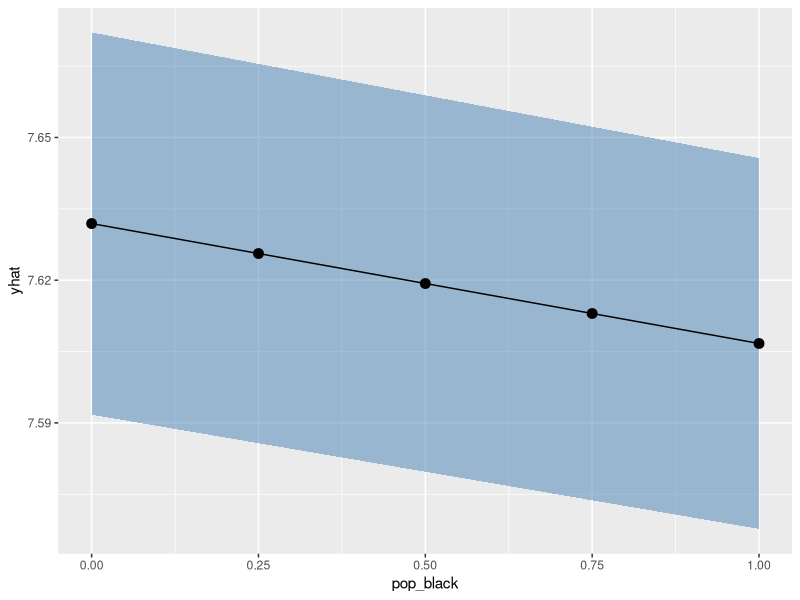

The R source for this figure:
# L/L1_code.R
# Prediction

# We're going to try to predict food deserts

# Scientists, engineers, policy analysts, and coders often
# have vitally important findings to convey to key decision-makers, 
# but it can be very difficult to convey that information quickly, 
# concisely, and in a visually appealing way. 

# Instead of telling policymakers about our beta-coefficients, 
# what if we could show them what our model predicts instead? 
# Exactly how many more lives can we affect, dollars can we earn, 
# emissions can we cut, if we adopt policy A instead of B, 
# or increase our level of spending by $1000? 

# We can answer these kinds of questions using statistical simulation.

# Background #############################

# This tutorial introduces statistical simulation using the example of
# the Food Environment Index from the 
# University of Wisconsin’s County Health Rankings, 
# which measures access to healthy foods in each county. 

# Food Environment Index:
# An Index of factors that contribute to a healthy food environment, 
# from 0 (worst) to 10 (best).

# Read more about the food environment index here!
# https://www.countyhealthrankings.org/health-data/health-factors/health-behaviors/diet-and-exercise/food-environment-index?year=2024

# Using just a few covariates, we estimate the relationship 
# between key demographic traits and access to healthy foods. 
# This workshop highlights how racial and ethnic minorities groups 
# face systemic barriers to health, like “food deserts”, 
# which describe when our cities’ urban planning has
# sited grocery stores and food infrastructure 
# far away from certain communities -
# often communities of color and low-income communities.
# But can we show these trends with data?


# 0. Getting Started ###############################

# Load Packages
library(dplyr)
library(readr)
library(broom)
library(ggplot2)

# Load data - county outcomes and traits in 2019
counties = read_csv("L/food_deserts.csv")

counties %>% glimpse()

# Estimate a model predicting the food environment index,
# based on the share of Black residents, share of Hispanic/Latino residents,
# population, median income, and share of Democrats in 2016
m = counties %>%
  lm(formula = food_env_index ~ pop_black + pop_hisplat + pop + median_income) 


# Let's get a set of hypothetical x values for which to simulate y
# We'll get the medians, but we'll vary the percentage of black residents from 0 to 100%
x = counties %>%
  reframe(
    intercept = 1,
    pop_black = c(0, 0.25, 0.50, 0.75, 1),
    pop_hisplat = median(pop_hisplat),
    pop = median(pop),
    median_income = median(median_income) )
# View
x

# 1. Prediction #######################################

# First, we'll try a prediction using the build-in functions.

# Generate predictions and return standard errors for each prediction,
p = predict(m, newdata = x, se.fit = TRUE)

# View list output
p

# Make a data.frame of predicted values, 
# by appending on the 'fitted' (predicted) values 
# and the standard errors for each prediction.
qis1 = x %>%  mutate(yhat = p$fit, se = p$se.fit)

# Add lower and upper confidence intervals,
# using the z-value for a 97.5th percentile in a normal distribution as a multiplier
# gives us upper and lower 95% confidence interval
qis1 = qis1 %>%
  mutate(lower = yhat - qnorm(0.975) * se,
         upper = yhat + qnorm(0.975) * se)

# view it!
qis1


# Visualize it!

# We'll use geom_ribbon() to add a polygon stretching along an x axis from a ymin to a ymax...
# and add a line plot and points afterwards
ggplot() +
  geom_ribbon(data = qis1, mapping = aes(x = pop_black, ymin = lower, ymax = upper), 
              fill = "steelblue", alpha = 0.5) +
  geom_line(data = qis1, mapping = aes(x = pop_black, y = yhat)) +
  geom_point(data = qis1, mapping = aes(x = pop_black, y = yhat), size = 3)


# Simulating Marginal Effects ####################################

# Finally, let's estimate the marginal effect 
# of the share of black residents changing from 0 to 0.25.

# First, we'll get some simulations...
sims = qis1 %>%
  # Get just the two scenarios...
  filter(pop_black == 0 | pop_black == 0.25) %>%
  # Add a unique ID
  mutate(id = 1:n()) %>%
  # For each scenario...
  group_by(id, pop_black) %>%
  # simulate error
  reframe(
    ysim = yhat + rnorm(n = 1000, mean = 0, sd = se)
  )

# Then, let's calculate some simulated differences,
# for each pair of simulations
diffs = sims %>%
  reframe(
    y0 = ysim[pop_black == 0],
    y1 = ysim[pop_black == 0.25],
    diff = y1 - y0
  )

# Then, let's get some confidence intervals around those differences
effects = diffs %>%
  reframe(
    lower = quantile(diff, probs = 0.025),
    estimate = quantile(diff, probs = 0.50),
    upper = quantile(diff, probs = 0.975)
  )

# Show the marginal effect of the share of black residents 
# increasing from 0 to 0.25
# on the predicted change in food index.
effects

